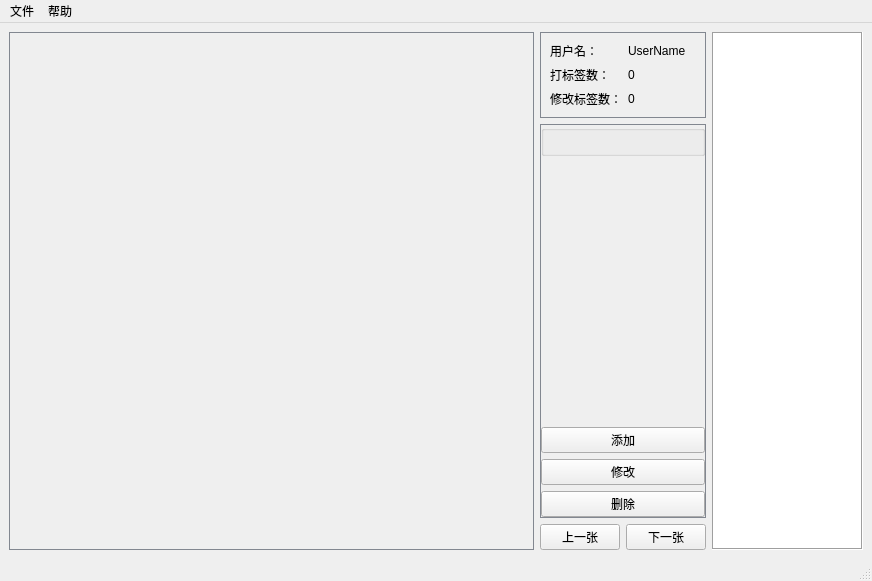
<?xml version="1.0" encoding="UTF-8"?>
<ui version="4.0">
 <class>MainWindow</class>
 <widget class="QMainWindow" name="MainWindow">
  <property name="geometry">
   <rect>
    <x>0</x>
    <y>0</y>
    <width>872</width>
    <height>581</height>
   </rect>
  </property>
  <property name="windowTitle">
   <string>图片标注小工具</string>
  </property>
  <widget class="QWidget" name="centralwidget">
   <property name="sizePolicy">
    <sizepolicy hsizetype="Preferred" vsizetype="Preferred">
     <horstretch>0</horstretch>
     <verstretch>0</verstretch>
    </sizepolicy>
   </property>
   <property name="minimumSize">
    <size>
     <width>872</width>
     <height>536</height>
    </size>
   </property>
   <property name="maximumSize">
    <size>
     <width>1920</width>
     <height>1080</height>
    </size>
   </property>
   <layout class="QGridLayout" name="gridLayout">
    <item row="3" column="3">
     <widget class="QFrame" name="next_prev">
      <property name="sizePolicy">
       <sizepolicy hsizetype="Preferred" vsizetype="Fixed">
        <horstretch>1</horstretch>
        <verstretch>0</verstretch>
       </sizepolicy>
      </property>
      <property name="maximumSize">
       <size>
        <width>1920</width>
        <height>16777215</height>
       </size>
      </property>
      <property name="styleSheet">
       <string notr="true"/>
      </property>
      <property name="lineWidth">
       <number>1</number>
      </property>
      <layout class="QHBoxLayout" name="prev_next" stretch="0,0">
       <property name="spacing">
        <number>6</number>
       </property>
       <property name="leftMargin">
        <number>0</number>
       </property>
       <property name="topMargin">
        <number>0</number>
       </property>
       <property name="rightMargin">
        <number>0</number>
       </property>
       <property name="bottomMargin">
        <number>0</number>
       </property>
       <item>
        <widget class="QPushButton" name="prev_button">
         <property name="text">
          <string>上一张</string>
         </property>
        </widget>
       </item>
       <item>
        <widget class="QPushButton" name="next_button">
         <property name="text">
          <string>下一张</string>
         </property>
        </widget>
       </item>
      </layout>
     </widget>
    </item>
    <item row="1" column="0" rowspan="3" colspan="2">
     <widget class="QFrame" name="frame">
      <property name="sizePolicy">
       <sizepolicy hsizetype="Preferred" vsizetype="Preferred">
        <horstretch>2</horstretch>
        <verstretch>1</verstretch>
       </sizepolicy>
      </property>
      <property name="styleSheet">
       <string notr="true">QFrame#frame{border:1px solid #828790}</string>
      </property>
      <property name="frameShape">
       <enum>QFrame::StyledPanel</enum>
      </property>
      <property name="frameShadow">
       <enum>QFrame::Raised</enum>
      </property>
      <layout class="QHBoxLayout" name="horizontalLayout">
       <property name="leftMargin">
        <number>0</number>
       </property>
       <property name="topMargin">
        <number>0</number>
       </property>
       <property name="rightMargin">
        <number>0</number>
       </property>
       <property name="bottomMargin">
        <number>0</number>
       </property>
      </layout>
     </widget>
    </item>
    <item row="1" column="3">
     <widget class="QFrame" name="user">
      <property name="sizePolicy">
       <sizepolicy hsizetype="Preferred" vsizetype="Fixed">
        <horstretch>1</horstretch>
        <verstretch>0</verstretch>
       </sizepolicy>
      </property>
      <property name="maximumSize">
       <size>
        <width>1920</width>
        <height>16777215</height>
       </size>
      </property>
      <property name="styleSheet">
       <string notr="true">QFrame#user{border:1px solid #828790}</string>
      </property>
      <property name="frameShape">
       <enum>QFrame::StyledPanel</enum>
      </property>
      <property name="frameShadow">
       <enum>QFrame::Raised</enum>
      </property>
      <layout class="QGridLayout" name="gridLayout_2">
       <item row="0" column="1">
        <widget class="QLabel" name="username_label">
         <property name="text">
          <string>UserName</string>
         </property>
        </widget>
       </item>
       <item row="1" column="0">
        <widget class="QLabel" name="labeled_label">
         <property name="sizePolicy">
          <sizepolicy hsizetype="Fixed" vsizetype="Preferred">
           <horstretch>0</horstretch>
           <verstretch>0</verstretch>
          </sizepolicy>
         </property>
         <property name="text">
          <string>打标签数：</string>
         </property>
        </widget>
       </item>
       <item row="0" column="0">
        <widget class="QLabel" name="userlabel">
         <property name="sizePolicy">
          <sizepolicy hsizetype="Fixed" vsizetype="Preferred">
           <horstretch>0</horstretch>
           <verstretch>0</verstretch>
          </sizepolicy>
         </property>
         <property name="text">
          <string>用户名：</string>
         </property>
        </widget>
       </item>
       <item row="1" column="1">
        <widget class="QLabel" name="labeled_number_label">
         <property name="text">
          <string>0</string>
         </property>
        </widget>
       </item>
       <item row="2" column="0">
        <widget class="QLabel" name="edit_label">
         <property name="sizePolicy">
          <sizepolicy hsizetype="Fixed" vsizetype="Preferred">
           <horstretch>0</horstretch>
           <verstretch>0</verstretch>
          </sizepolicy>
         </property>
         <property name="text">
          <string>修改标签数：</string>
         </property>
        </widget>
       </item>
       <item row="2" column="1">
        <widget class="QLabel" name="edit_number_label">
         <property name="text">
          <string>0</string>
         </property>
        </widget>
       </item>
      </layout>
     </widget>
    </item>
    <item row="1" column="5" rowspan="3">
     <widget class="QListWidget" name="img_preview_list">
      <property name="sizePolicy">
       <sizepolicy hsizetype="Preferred" vsizetype="Preferred">
        <horstretch>1</horstretch>
        <verstretch>1</verstretch>
       </sizepolicy>
      </property>
      <property name="minimumSize">
       <size>
        <width>151</width>
        <height>0</height>
       </size>
      </property>
      <property name="maximumSize">
       <size>
        <width>151</width>
        <height>16777215</height>
       </size>
      </property>
      <property name="styleSheet">
       <string notr="true"/>
      </property>
      <property name="frameShape">
       <enum>QFrame::Box</enum>
      </property>
     </widget>
    </item>
    <item row="2" column="3">
     <widget class="QFrame" name="labels">
      <property name="sizePolicy">
       <sizepolicy hsizetype="Preferred" vsizetype="Preferred">
        <horstretch>1</horstretch>
        <verstretch>1</verstretch>
       </sizepolicy>
      </property>
      <property name="minimumSize">
       <size>
        <width>151</width>
        <height>0</height>
       </size>
      </property>
      <property name="maximumSize">
       <size>
        <width>1920</width>
        <height>16777215</height>
       </size>
      </property>
      <property name="styleSheet">
       <string notr="true">QFrame#labels{border:1px solid #828790}</string>
      </property>
      <layout class="QVBoxLayout" name="verticalLayout" stretch="0,0,0,0,0">
       <property name="leftMargin">
        <number>0</number>
       </property>
       <property name="topMargin">
        <number>0</number>
       </property>
       <property name="rightMargin">
        <number>0</number>
       </property>
       <property name="bottomMargin">
        <number>0</number>
       </property>
       <item>
        <widget class="QGroupBox" name="all_label">
         <layout class="QVBoxLayout" name="verticalLayout_2"/>
        </widget>
       </item>
       <item>
        <spacer name="verticalSpacer">
         <property name="orientation">
          <enum>Qt::Vertical</enum>
         </property>
         <property name="sizeHint" stdset="0">
          <size>
           <width>20</width>
           <height>40</height>
          </size>
         </property>
        </spacer>
       </item>
       <item>
        <widget class="QPushButton" name="add_button">
         <property name="text">
          <string>添加</string>
         </property>
        </widget>
       </item>
       <item>
        <widget class="QPushButton" name="edit_button">
         <property name="text">
          <string>修改</string>
         </property>
        </widget>
       </item>
       <item>
        <widget class="QPushButton" name="delete_button">
         <property name="text">
          <string>删除</string>
         </property>
        </widget>
       </item>
      </layout>
     </widget>
    </item>
   </layout>
  </widget>
  <widget class="QMenuBar" name="menubar">
   <property name="geometry">
    <rect>
     <x>0</x>
     <y>0</y>
     <width>872</width>
     <height>23</height>
    </rect>
   </property>
   <widget class="QMenu" name="menuopen">
    <property name="title">
     <string>文件</string>
    </property>
    <addaction name="action_open_img_dir"/>
    <addaction name="action_change_img_save_path"/>
   </widget>
   <widget class="QMenu" name="menu">
    <property name="title">
     <string>帮助</string>
    </property>
    <addaction name="action_help"/>
   </widget>
   <addaction name="menuopen"/>
   <addaction name="menu"/>
  </widget>
  <widget class="QStatusBar" name="statusBar"/>
  <action name="action_open_img_dir">
   <property name="text">
    <string>打开文件路径</string>
   </property>
  </action>
  <action name="action_change_img_save_path">
   <property name="text">
    <string>改变图像保存路径</string>
   </property>
  </action>
  <action name="action_help">
   <property name="text">
    <string>打开帮助窗口</string>
   </property>
  </action>
 </widget>
 <tabstops>
  <tabstop>prev_button</tabstop>
  <tabstop>next_button</tabstop>
 </tabstops>
 <resources/>
 <connections/>
</ui>
